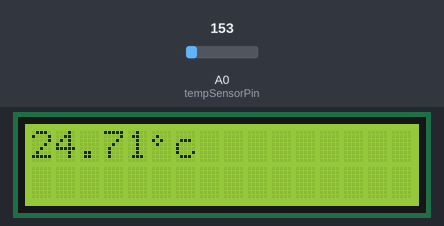
This sketch was run on a simulated Arduino Uno, built with avr-gcc and run on an emulated ATmega328P. Parts: 16×2 character LCD. The test bench sets the inputs (shaded band); at power-on: A0 (tempSensorPin) = 153.

Above: at 1.2 s.
1.3 s: A0 (tempSensorPin) set to 165
At 2.0 s:
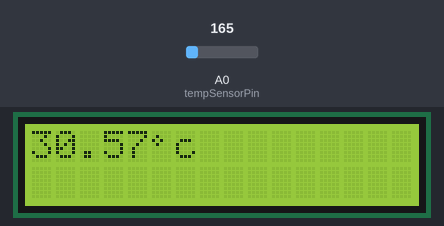
3.1 s: A0 (tempSensorPin) set to 175
At 4.4 s:
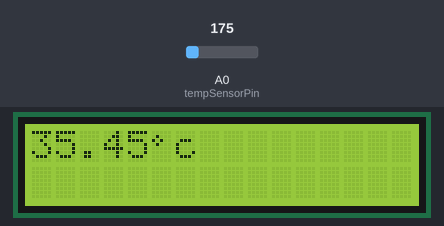
4.7 s: A0 (tempSensorPin) set to 191
At 5.9 s:
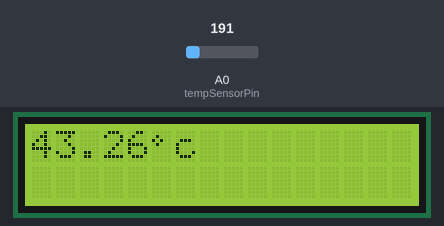
Timing chart, 0 to 7.7 s (numbered marks = the images above; inputs shaded):
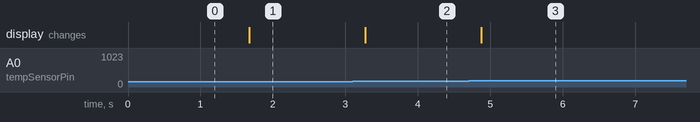

Measured:
- after the input at 1.3 s, the display: changes after 0.37 s (image 1)
- after the input at 3.1 s, the display: changes after 0.17 s (image 2)
- after the input at 4.7 s, the display: changes after 0.18 s (image 3)

The sketch:

lcd___temp.ino
```cpp
// include the library code:
#include <LiquidCrystal.h>
int tempSensorPin = 0; // Pin analogique pour lecture de la tension de sortie du TMP36 (Vout).
// Resolution: 10 mV / degree celsius avec une offset de 500 mv. // Definition du caractere °
// initialize the library with the numbers of the interface pins
byte degrees[8] = { B00000, B01000, B10100, B01000, B00000, B00000, B00000, B00000, };
LiquidCrystal lcd(2, 3, 4, 5, 6, 7);
void setup(){
lcd.begin(16, 2); // set up the LCD's number of columns and rows:
lcd.clear(); //efface l’écran
lcd.createChar( 1, degrees ); } // initialiser le caractère ° dans le LCD
int lastTemp = -100; // mémorise la dernière température affichée
void loop(){
float temp = lectureTemp(); // rafraichit le LCD que si la // température a varié sensiblement
if( abs(temp-lastTemp)<0.20 ) return; lastTemp = temp; // Afficher la valeur en évitant le // lcd.clear(), pour éviter l'effet de // scintillement.
lcd.setCursor(0,0);
lcd.print( temp );
lcd.write(1); // affiche le signe degré
lcd.print( "c" ); // Efface les derniers caractères si // la température chute subitement
lcd.print( " " ); // ne pas rafraichir trop souvent
delay(800); }
//Description: // Lecture de la température sur la pin A0 // //Returns: // La température en degré Celcius. //
float lectureTemp(){ // Lecture de la valeur sur l'entrée analogique // Retourne une valeur entre 0->1024 pour 0->5v
int valeur = analogRead(tempSensorPin); // Converti la lecture en tension
float tension = valeur * 5.0; tension /= 1024.0; // Convertir la tension (mv) en temperature
float temperature = ((tension - 0.5)*100);
return temperature; }
```
